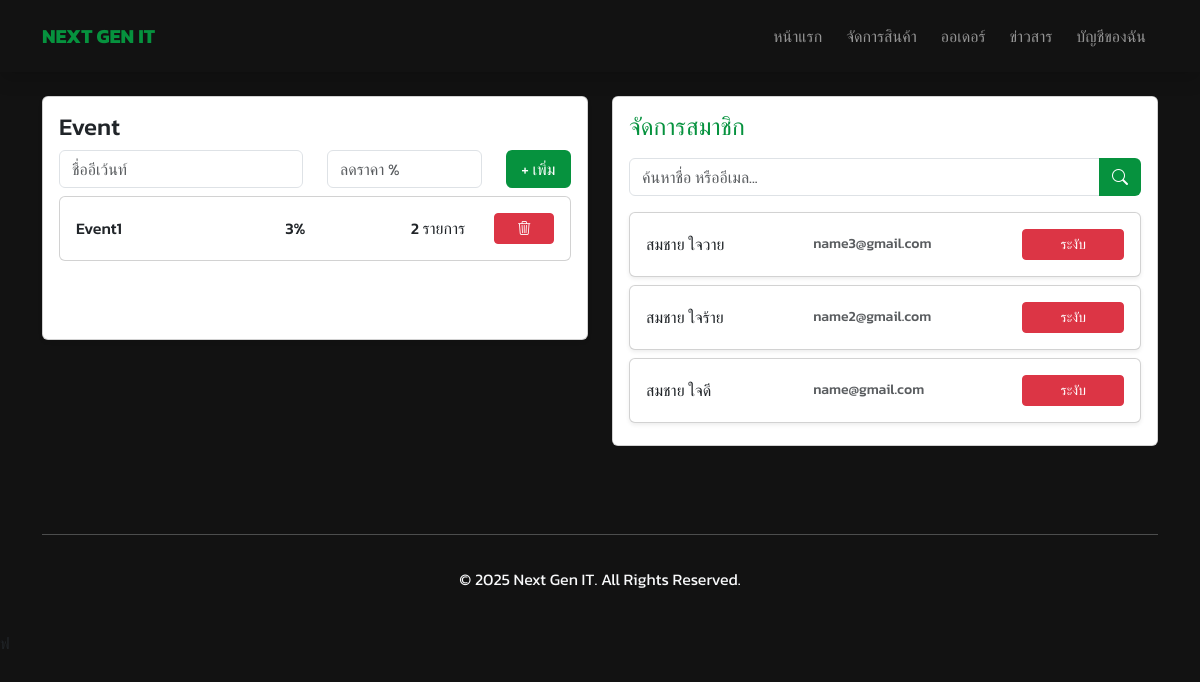
The app's page /Next_Gen/admin_home (signed in) with its own data.
### tables this page shows
CREATE TABLE `event_tb` (
  `event_id` int(11) NOT NULL,
  `event_name` varchar(255) NOT NULL,
  `event_discount` int(11) NOT NULL,
  `created_at` datetime NOT NULL DEFAULT current_timestamp(),
  `updated_at` datetime NOT NULL DEFAULT current_timestamp()
);

CREATE TABLE `user_tb` (
  `user_id` int(11) NOT NULL,
  `user_username` varchar(100) NOT NULL,
  `user_password` varchar(100) NOT NULL,
  `user_fullname` varchar(255) NOT NULL,
  `user_email` varchar(100) NOT NULL,
  `user_phone` varchar(10) NOT NULL,
  `user_status` enum('active','unactive') NOT NULL,
  `user_address_id` int(11) DEFAULT NULL,
  `created_at` datetime NOT NULL DEFAULT current_timestamp(),
  `updated_at` datetime NOT NULL DEFAULT current_timestamp()
);

### function/admin/event_function.php (called while the page is built, shortened)
<?php
function GetAllEvents()
{
  try {
    $pdo = db();
    $sql = "SELECT event_tb.*, COUNT(product_tb.product_id) AS total_products
                FROM event_tb
                LEFT JOIN product_tb ON event_tb.event_id = product_tb.event_id
                GROUP BY event_tb.event_id
                ORDER BY event_tb.event_id ASC";
    $stmt = $pdo->prepare($sql);
    $stmt->execute();
    return $stmt->fetchAll();
  } catch (PDOException $e) {
    return [];
  }
}

### function/admin/user_function.php (called while the page is built, shortened)
<?php
function GetAllUsers($search = null)
{
    try {
        $pdo = db();
        $sql = "SELECT user_id, user_fullname, user_email, user_status, created_at
                FROM user_tb WHERE 1=1";
        $params = [];
        $sql .= " ORDER BY created_at DESC";
        $stmt = $pdo->prepare($sql);
        $stmt->execute($params);
        return $stmt->fetchAll(PDO::FETCH_ASSOC);
    } catch (PDOException $e) {
        return [];
    }
}

### admin_home.php (the view, shortened to what this page needs)
<?php
require_once __DIR__ . '/function/admin/event_function.php';
require_once __DIR__ . '/function/admin/user_function.php';
$q_user = isset($_GET['q_user']) ? $_GET['q_user'] : null;
$event = GetAllEvents();
$users = GetAllUsers($q_user);
?>
<!DOCTYPE html>
<html lang="en">
<head>
    <?php include('include/header.php') ?>
</head>
<body class="bg-dark">
    <?php include('include/navbar_admin.php') ?>
    <div class="container">
        <div class="row mt-custom">
            <div class="col-md-6">
                <div class="card shadow-sm" style="height: 244px; overflow-y: auto;">
                    <div class="card-body">
                        <h4>Event</h4>
                        <form action="router/manageevent.router.php" method="post">
                            <div class="row">
                                <div class="col-md-6">
                                    <input type="text" class="form-control" name="event_name" id=""
                                        placeholder="ชื่ออีเว้นท์">
                                </div>
                                <div class="col-md-4">
                                    <input type="number" class="form-control" name="event_discount" id=""
                                        placeholder="ลดราคา %" min="0" max="100">
                                </div>
                                <div class="col-md-2">
                                    <button type="submit" class="btn btn-main w-100">+ เพิ่ม</button>
                                </div>
                            </div>
                        </form>
                        <?php
                        if (!empty($event)) {
                            foreach ($event as $event_item) {
                        ?>
                                <div class="card my-2">
                                    <div class="card-body">
                                        <div class="row">
                                            <div class="col-md-5 my-auto">
                                                <h6 class="mb-0"><?php echo htmlspecialchars($event_item['event_name']); ?></h6>
                                            </div>
                                            <div class="col-md-3 my-auto">
                                                <h6 class="mb-0"><?php echo htmlspecialchars($event_item['event_discount']); ?>%
                                                </h6>
                                            </div>
                                            <div class="col-md-2 my-auto">
                                                <h6 class="mb-0"><?php echo htmlspecialchars($event_item['total_products']); ?>
                                                    รายการ</h6>
                                            </div>
                                            <div class="col-md-2">
                                                <form id="delete-form-<?php echo $event_item['event_id']; ?>"
                                                    action="router/manageevent.router.php" method="post">
                                                    <button type="button"
                                                        onclick="confirmDelete(event, <?php echo $event_item['event_id']; ?>)"
                                                        class="btn btn-sm btn-danger w-100">
                                                        <i class="bi bi-trash3"></i>
                                                    </button>
                                                </form>
                                            </div>
                                        </div>
                                    </div>
                                </div>
                        <?php
                            }
                        }
                        ?>
                    </div>
                </div>
            </div>
            <div class="col-md-6">
                <div class="card card-admin-home-hight h-100">
                    <div class="card-body">
                        <h4 class="text-main mb-3">จัดการสมาชิก</h4>
                        <form action="" method="get" class="mb-3">
                            <div class="input-group">
                                <input type="search" name="q_user" class="form-control" placeholder="ค้นหาชื่อ หรืออีเมล..." value="<?php echo htmlspecialchars($q_user ?? ''); ?>">
                                <button class="btn btn-main" type="submit"><i class="bi bi-search"></i></button>
                            </div>
                        </form>
                        <?php if (!empty($users)): foreach ($users as $user_item): ?>
                                <div class="card shadow-sm my-2 card-admin <?php echo ($user_item['user_status'] == 'unactive') ? 'opacity-75' : ''; ?>">
                                    <div class="card-body">
                                        <div class="row">
                                            <div class="col-md-4 my-auto">
                                                <h6 class="mb-0 text-truncate"><?php echo htmlspecialchars($user_item['user_fullname']); ?></h6>
                                            </div>
                                            <div class="col-md-5 my-auto">
                                                <h6 class="mb-0 text-muted small text-truncate"><?php echo htmlspecialchars($user_item['user_email']); ?></h6>
                                            </div>
                                            <div class="col-md-3">
                                                <form action="router/manageuser.router.php" method="post">
                                                    <?php if ($user_item['user_status'] == 'active'): ?>
                                                        <button type="submit" name="ban_user" class="btn btn-sm btn-danger w-100">ระงับ</button>
                                                    <?php else: ?>
                                                        <button type="submit" name="unban_user" class="btn btn-sm btn-success w-100">ปลด</button>
                                                    <?php endif; ?>
                                                </form>
                                            </div>
                                        </div>
                                    </div>
                                </div>
                            <?php endforeach;
                        else: ?>
                            <div class="text-center text-muted mt-5">ไม่พบข้อมูลสมาชิก</div>
                        <?php endif; ?>
                    </div>
                </div>
            </div>
        </div>
    </div>
    <?php include('include/footer.php') ?>
</body>
</html>ฟ

### assets/css/style.css (style rules this page uses)
* { font-family: "Kanit", sans-serif; font-weight: 400; font-style: normal; box-sizing: border-box; margin: 0; padding: 0; }
:root { --color-main: #06923E; --color-main-hover: #255F38; --color-dark: #121212; }
.mt-custom { margin-top: 6rem; }
.text-main { color: var(--color-main); }
.bg-dark { background-color: var(--color-dark) !important; }
.btn-main { background-color: var(--color-main); color: #fff; transition: .5s; }
.card-admin { transition: .5s; }
.card-admin-home-hight { max-height: 350px; overflow-y: auto; }

### records on screen
event_tb: event_name "Event1", event_discount "3", total_products "2"
user_tb: user_fullname "สมชาย ใจวาย", user_email "name3@gmail.com", user_status "ระงับ"
user_tb: user_fullname "สมชาย ใจร้าย", user_email "name2@gmail.com", user_status "ระงับ"
user_tb: user_fullname "สมชาย ใจดี", user_email "name@gmail.com", user_status "ระงับ"
